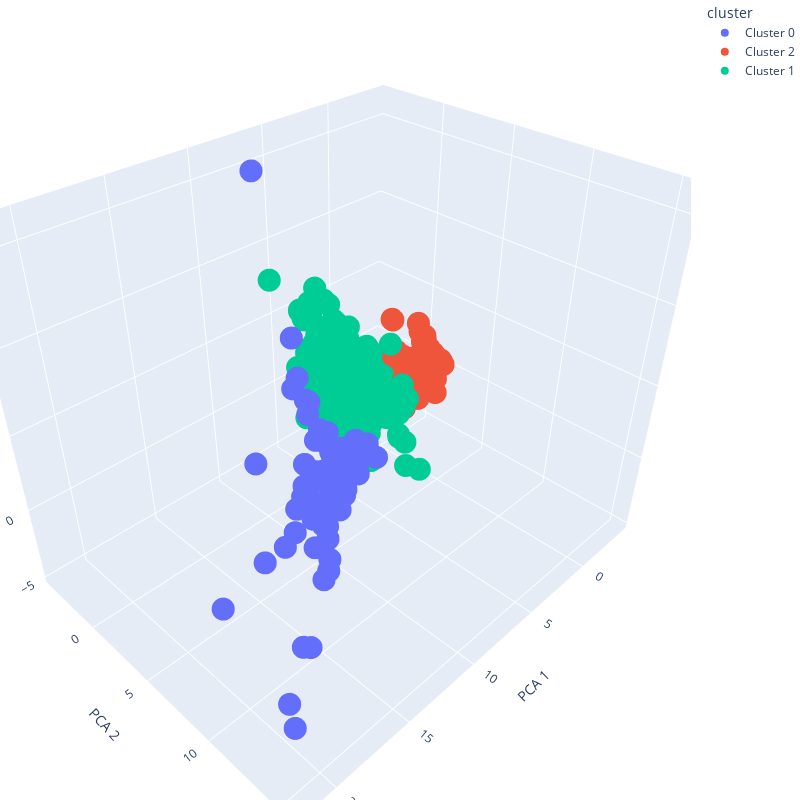

Notebook code cell kept with this figure:
### Code cell
import plotly.express as px

# Standardize the data to have a mean of ~0 and a variance of 1
X_std = StandardScaler().fit_transform(numerical_df)

# Create a PCA instance: pca
pca = PCA(n_components=3)
principalComponents = pca.fit_transform(X_std)

# Save components to a DataFrame
PCA_components = pd.DataFrame(principalComponents, columns=['pca1', 'pca2', 'pca3'])

# df.head()

# Concatenate the DataFrames
df_final = pd.concat([PCA_components, df], axis=1)



# Create a KMeans instance with 3 clusters: model
inercia = []
for k in range(1, 11):
  model = KMeans(n_clusters=k, n_init=10)
  # dont show output
  model.fit(X_std, y=None)
  inercia.append(model.inertia_)

plt.plot(range(1, 11), inercia, marker='o')
plt.title('Elbow Method for Optimal k')
plt.xlabel('Number of Clusters (k)')
plt.ylabel('Inertia')
plt.show()


# Create a KMeans model with 3 clusters: model
model = KMeans(n_clusters=3, n_init=10)

# Use fit_predict to fit model and obtain cluster labels: labels
labels = model.fit_predict(X_std)

# Create a DataFrame with labels and species as columns: df

df_final['cluster'] = 'Cluster ' + pd.Series(labels).astype(str)
df_final.head()

# See cluster with pca

fig = px.scatter_3d(df_final, x='pca1', y='pca2', z='pca3', color='cluster')
# increase the graph size
fig.update_layout(
  title='Clusters',
  scene=dict(
      xaxis=dict(title='PCA 1'),
      yaxis=dict(title='PCA 2'),
      zaxis=dict(title='PCA 3')
  ),
  margin=dict(l=0, r=0, b=0, t=0),
  height=800,
  width=800
)
fig.show()

### Figure 1 — Plotly figure (JSON) as saved in the notebook; plotly's stock layout.template omitted (floating-point values rounded to 4 significant figures; data arrays with more than 128 entries replaced by an {"elided": "..."} marker saying what was removed)
{"data": [{"hovertemplate": "cluster=Cluster 0<br>pca1=%{x}<br>pca2=%{y}<br>pca3=%{z}<extra></extra>", "legendgroup": "Cluster 0", "marker": {"color": "#636efa", "symbol": "circle"}, "mode": "markers", "name": "Cluster 0", "scene": "scene", "showlegend": true, "type": "scatter3d", "x": [11.02, 7.791, 6.971, 11.22, 13.81, 5.684, 6.333, 10.53, 7.415, 10.76, 14.34, 14.88, 6.671, 8.188, 7.881, 9.089, 9.089, 8.211, 7.535, 21.78, 21.16, 18.34, 11.41, 9.061, 5.982, 9.013, 8.832, 6.146, 10.59, 5.471, 7.974, 8.942, 6.65, 5.333, 18.59, 13.87, 12.32, 10.99, 9.731, 7.759, 7.769, 6.881, 7.029, 8.506, 8.495, 7.732, 13.08, 11.96, 6.703, 7.084, 5.475, 6.427, 14.65, 8.648, 6.854, 6.009, 7.455, 9.28, 5.306, 5.572, 6.235, 12.05, 6.483, 6.345, 6.027, 9.527, 12.7, 5.828, 11.72, 10.92, 11.22, 5.62, 8.654, 21.52, 11.16, 10.15, 17.31, 8.377, 15.22, 6.788, 7.367, 6.321, 7.259, 7.446, 7.709], "y": [4.513, 3.573, 3.124, 5.78, 9.352, 4.12, 5.48, 4.013, 4.511, 7.002, 9.814, 10.04, 3.217, 4.48, 5.471, 5.666, 5.666, 4.84, 5.21, 15.46, 14.44, 12.78, 6.675, 5.436, 2.848, 5.695, 5.009, 4.096, 6.323, 2.967, 3.968, 5.23, 3.925, 3.868, 12.53, 8.345, 7.654, 6.32, 4.396, 1.327, 0.1169, 0.4911, 0.3612, 1.366, 2.676, 3.441, 5.943, 4.854, 3.465, 3.195, 2.826, 1.54, 4.974, 3.367, 2.27, 1.695, 4.055, 4.668, 2.728, 3.601, 3.627, 7.029, 2.803, 2.221, 1.979, 5.84, 8.068, 3.138, 5.896, 5.142, 5.31, 3.366, -1.412, 10.78, 4.475, 3.491, 8.548, 0.856, 7.605, 4.042, 1.514, 1.182, 2.315, 1.961, 3.292], "z": [-0.7547, -0.6435, -0.5498, -0.5693, 0.09266, 0.1232, 0.239, 1.302, -0.1483, 0.009145, 0.001815, -0.06478, -0.6216, -0.584, 0.335, -0.7943, -0.7943, 0.1827, -0.433, 0.1183, 0.1715, 0.08666, -0.2696, -0.5353, -0.6996, -0.3911, -0.6333, -0.2676, -0.3098, -0.363, -0.6332, -0.5051, -0.4008, -0.6736, 0.1067, 0.2606, 0.2676, 0.4826, -0.07778, 1.858, 3.073, 1.869, 2.025, 4.767, -1.183, -0.6441, -0.8115, -0.5416, -0.7729, -0.6413, -0.8478, -0.0461, 4.243, -0.6712, -0.8897, -0.8488, -0.7608, -0.6865, -0.8463, -0.7862, -0.6392, -0.2439, -0.5128, -1.273, -1.274, -0.4038, -0.09932, -0.5338, -0.7521, -0.8452, -0.1414, -0.6972, 16.08, 3.533, -0.3761, -0.7987, 1.753, 7.092, 0.7064, 0.1323, -0.1298, -1.012, 0.3482, 0.9238, -0.16]}, {"hovertemplate": "cluster=Cluster 2<br>pca1=%{x}<br>pca2=%{y}<br>pca3=%{z}<extra></extra>", "legendgroup": "Cluster 2", "marker": {"color": "#EF553B", "symbol": "circle"}, "mode": "markers", "name": "Cluster 2", "scene": "scene", "showlegend": true, "type": "scatter3d", "x": {"elided": "769 float values"}, "y": {"elided": "769 float values"}, "z": {"elided": "769 float values"}}, {"hovertemplate": "cluster=Cluster 1<br>pca1=%{x}<br>pca2=%{y}<br>pca3=%{z}<extra></extra>", "legendgroup": "Cluster 1", "marker": {"color": "#00cc96", "symbol": "circle"}, "mode": "markers", "name": "Cluster 1", "scene": "scene", "showlegend": true, "type": "scatter3d", "x": {"elided": "919 float values"}, "y": {"elided": "919 float values"}, "z": {"elided": "919 float values"}}], "layout": {"height": 800, "legend": {"title": {"text": "cluster"}, "tracegroupgap": 0}, "margin": {"b": 0, "l": 0, "r": 0, "t": 0}, "scene": {"domain": {"x": [0, 1], "y": [0, 1]}, "xaxis": {"title": {"text": "PCA 1"}}, "yaxis": {"title": {"text": "PCA 2"}}, "zaxis": {"title": {"text": "PCA 3"}}}, "title": {"text": "Clusters"}, "width": 800}}
